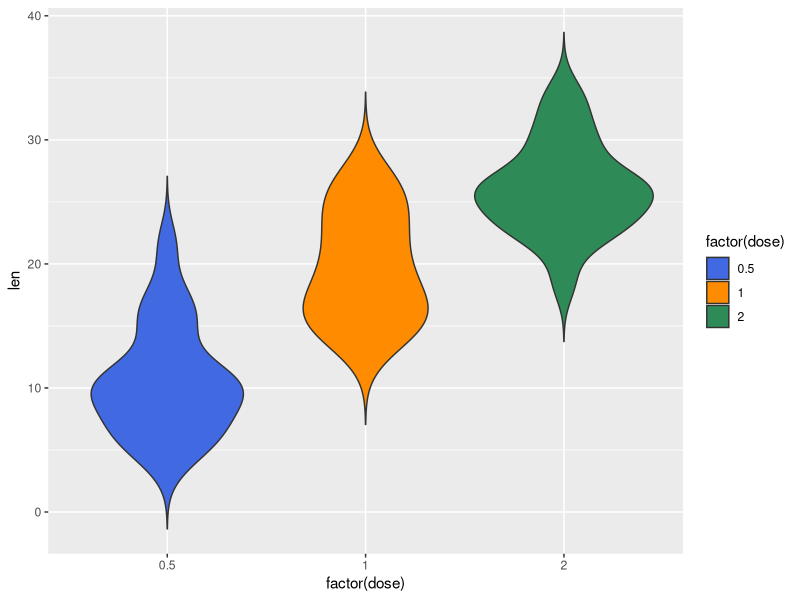
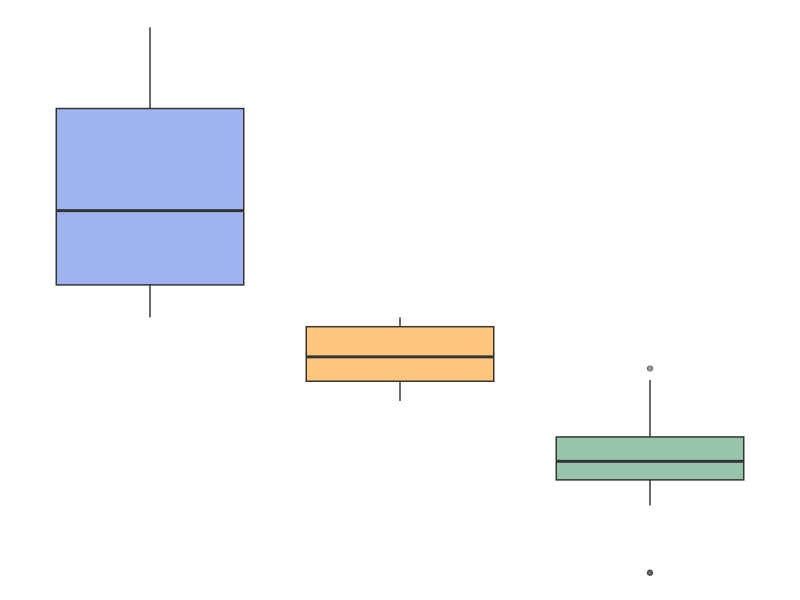
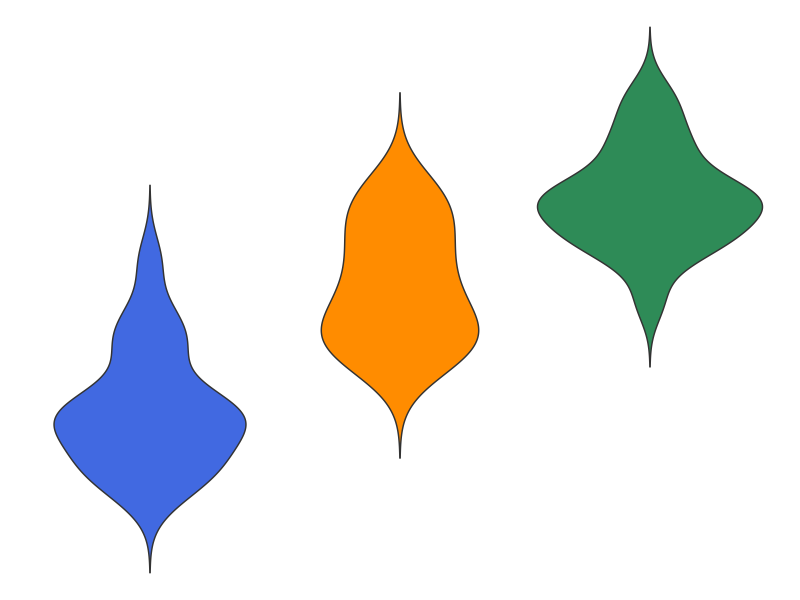

These figures' R source, in order:
## ---- chunk 1
library(kableExtra)
library(ggplot2)
## ---- chunk 2
#| results: "asis"

tab_titles <- paste(rep("Tab",5), 1:5)
plot_names <- paste0(rep("fig",5), 1:5, ".png")

for(i in 1:length(tab_titles)){
  cat("\n##", tab_titles[[i]], "\n")
  cat(paste0("![](", plot_names[[i]], ") \n "))
}
## ---- chunk 3
#| message: false
#| warning: false

# Create & save plots
plot <- ggplot(mtcars, aes(x=as.factor(cyl), y=mpg)) + 
    geom_boxplot(fill=c("royalblue", "darkorange", "seagreen"), alpha=0.5) + 
    theme_void()
ggsave("plot1.svg")

plot2 <- ggplot(ToothGrowth, aes(x=factor(dose), y=len, fill=factor(dose))) +
  geom_violin(trim = F, show.legend = F)+
  scale_fill_manual(values=c("royalblue", "darkorange", "seagreen"))+
  theme_void()
ggsave("plot2.svg")

# Create table from data frame
df <- data.frame("Image 1" = c("Here's an image", "![](8-CATGCTGGGA.png){width=20%}"),
                 "Image 2" = c("... and another one", "![](RTGATKGATGR.png){width=20%}"),
                 "Plot 1" = c("Here's a plot", "![](plot1.svg){width=30%}"),
                 "Plot 2" = c("... and another one", "![](plot2.svg){width=30%}"),
                 check.names = F) %>% t

kable(df, format = "markdown") %>% 
  kable_styling("striped")
## ---- chunk 4
df <- data.frame("Image 1" = c("Here's an image", "img1"),
                 "Image 2" = c("... and another one", "img2"),
                 "Plot 1" = c("Here's a plot", "plot1"),
                 "Plot 2" = c("... and another one", "plot2"),
                 check.names = F) %>% t

kable(df) %>% 
  kable_styling("striped") %>%
  pack_rows("Images", 1, 2) %>% 
  pack_rows("Plots", 3, 4)
## ---- chunk 5
# Create plot
plot <- ggplot(ToothGrowth, aes(x=factor(dose), y=len, fill=factor(dose))) +
  geom_violin(trim=F)+
  scale_fill_manual(values=c("royalblue", "darkorange", "seagreen"))
print(plot)

# Create table from data frame
df <- data.frame("Occurence of X in set" = c(rep(c("0", "0 %"),3)),
                 "Occurence of Y in set" = c(rep(c("0", "0 %"),3)), 
                 check.names = F)  %>% t
colnames(df) <- c("Counts", "Frequency", "Counts", "Frequency", "Counts", "Frequency")

kable(df) %>% 
  kable_styling("striped") %>%
  column_spec(1, border_right = T) %>% 
  column_spec(2:3, background = alpha(unique(ggplot_build(plot)$data[[1]]["fill"])[[1]][1],0.5)) %>%
  column_spec(4:5, background = alpha(unique(ggplot_build(plot)$data[[1]]["fill"])[[1]][2],0.5)) %>%
  column_spec(6:7, background = alpha(unique(ggplot_build(plot)$data[[1]]["fill"])[[1]][3],0.5)) %>%
  add_header_above(c(" " = 1, "Cat 1" = 2, "Cat 2" = 2, "Cat 3" = 2), escape=F)
